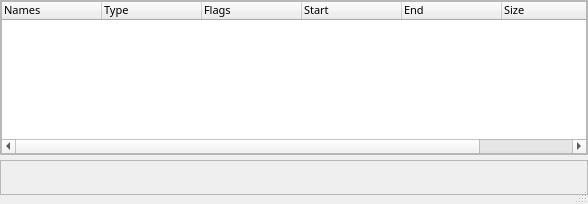
<?xml version="1.0" encoding="UTF-8"?>
<ui version="4.0">
 <author>Sirmabus</author>
 <class>SegSelectDialog</class>
 <widget class="QDialog" name="SegSelectDialog">
  <property name="windowModality">
   <enum>Qt::WindowModal</enum>
  </property>
  <property name="geometry">
   <rect>
    <x>0</x>
    <y>0</y>
    <width>588</width>
    <height>204</height>
   </rect>
  </property>
  <property name="sizePolicy">
   <sizepolicy hsizetype="Preferred" vsizetype="Preferred">
    <horstretch>0</horstretch>
    <verstretch>0</verstretch>
   </sizepolicy>
  </property>
  <property name="minimumSize">
   <size>
    <width>400</width>
    <height>120</height>
   </size>
  </property>
  <property name="sizeIncrement">
   <size>
    <width>0</width>
    <height>0</height>
   </size>
  </property>
  <property name="baseSize">
   <size>
    <width>0</width>
    <height>0</height>
   </size>
  </property>
  <property name="font">
   <font>
    <family>Tahoma</family>
   </font>
  </property>
  <property name="windowTitle">
   <string notr="true"/>
  </property>
  <property name="sizeGripEnabled">
   <bool>true</bool>
  </property>
  <property name="modal">
   <bool>true</bool>
  </property>
  <layout class="QVBoxLayout" name="verticalLayout">
   <property name="spacing">
    <number>5</number>
   </property>
   <property name="sizeConstraint">
    <enum>QLayout::SetDefaultConstraint</enum>
   </property>
   <property name="leftMargin">
    <number>0</number>
   </property>
   <property name="topMargin">
    <number>0</number>
   </property>
   <property name="rightMargin">
    <number>0</number>
   </property>
   <property name="bottomMargin">
    <number>9</number>
   </property>
   <item>
    <widget class="QFrame" name="topFrame">
     <property name="sizePolicy">
      <sizepolicy hsizetype="Expanding" vsizetype="Expanding">
       <horstretch>0</horstretch>
       <verstretch>0</verstretch>
      </sizepolicy>
     </property>
     <property name="frameShape">
      <enum>QFrame::StyledPanel</enum>
     </property>
     <property name="frameShadow">
      <enum>QFrame::Raised</enum>
     </property>
     <layout class="QHBoxLayout" name="horizontalLayout_2">
      <property name="spacing">
       <number>0</number>
      </property>
      <property name="leftMargin">
       <number>0</number>
      </property>
      <property name="topMargin">
       <number>0</number>
      </property>
      <property name="rightMargin">
       <number>0</number>
      </property>
      <property name="bottomMargin">
       <number>0</number>
      </property>
      <item>
       <widget class="QTableWidget" name="segmentTable">
        <property name="enabled">
         <bool>true</bool>
        </property>
        <property name="sizePolicy">
         <sizepolicy hsizetype="Expanding" vsizetype="Expanding">
          <horstretch>0</horstretch>
          <verstretch>0</verstretch>
         </sizepolicy>
        </property>
        <property name="maximumSize">
         <size>
          <width>16777215</width>
          <height>16777215</height>
         </size>
        </property>
        <property name="font">
         <font>
          <family>Noto Sans</family>
          <pointsize>8</pointsize>
         </font>
        </property>
        <property name="toolTip">
         <string notr="true">Check the segment(s) you want to process.</string>
        </property>
        <property name="frameShape">
         <enum>QFrame::StyledPanel</enum>
        </property>
        <property name="frameShadow">
         <enum>QFrame::Plain</enum>
        </property>
        <property name="midLineWidth">
         <number>0</number>
        </property>
        <property name="editTriggers">
         <set>QAbstractItemView::NoEditTriggers</set>
        </property>
        <property name="tabKeyNavigation">
         <bool>false</bool>
        </property>
        <property name="showDropIndicator" stdset="0">
         <bool>false</bool>
        </property>
        <property name="dragDropOverwriteMode">
         <bool>false</bool>
        </property>
        <property name="selectionMode">
         <enum>QAbstractItemView::SingleSelection</enum>
        </property>
        <property name="selectionBehavior">
         <enum>QAbstractItemView::SelectRows</enum>
        </property>
        <property name="textElideMode">
         <enum>Qt::ElideRight</enum>
        </property>
        <property name="showGrid">
         <bool>false</bool>
        </property>
        <property name="wordWrap">
         <bool>false</bool>
        </property>
        <attribute name="horizontalHeaderHighlightSections">
         <bool>false</bool>
        </attribute>
        <attribute name="verticalHeaderVisible">
         <bool>false</bool>
        </attribute>
        <attribute name="verticalHeaderHighlightSections">
         <bool>false</bool>
        </attribute>
        <column>
         <property name="text">
          <string notr="true">Names</string>
         </property>
         <property name="toolTip">
          <string notr="true"/>
         </property>
         <property name="font">
          <font>
           <stylestrategy>PreferAntialias</stylestrategy>
          </font>
         </property>
         <property name="textAlignment">
          <set>AlignJustify|AlignBottom</set>
         </property>
        </column>
        <column>
         <property name="text">
          <string notr="true">Type</string>
         </property>
         <property name="toolTip">
          <string notr="true"/>
         </property>
         <property name="font">
          <font>
           <stylestrategy>PreferAntialias</stylestrategy>
          </font>
         </property>
         <property name="textAlignment">
          <set>AlignJustify|AlignBottom</set>
         </property>
        </column>
        <column>
         <property name="text">
          <string notr="true">Flags</string>
         </property>
         <property name="toolTip">
          <string notr="true"/>
         </property>
         <property name="font">
          <font>
           <stylestrategy>PreferAntialias</stylestrategy>
          </font>
         </property>
         <property name="textAlignment">
          <set>AlignJustify|AlignBottom</set>
         </property>
        </column>
        <column>
         <property name="text">
          <string notr="true">Start</string>
         </property>
         <property name="toolTip">
          <string notr="true"/>
         </property>
         <property name="font">
          <font>
           <stylestrategy>PreferAntialias</stylestrategy>
          </font>
         </property>
         <property name="textAlignment">
          <set>AlignJustify|AlignBottom</set>
         </property>
        </column>
        <column>
         <property name="text">
          <string notr="true">End</string>
         </property>
         <property name="toolTip">
          <string notr="true"/>
         </property>
         <property name="font">
          <font>
           <stylestrategy>PreferAntialias</stylestrategy>
          </font>
         </property>
         <property name="textAlignment">
          <set>AlignJustify|AlignBottom</set>
         </property>
        </column>
        <column>
         <property name="text">
          <string notr="true">Size</string>
         </property>
         <property name="toolTip">
          <string notr="true"/>
         </property>
         <property name="font">
          <font>
           <stylestrategy>PreferAntialias</stylestrategy>
          </font>
         </property>
         <property name="textAlignment">
          <set>AlignJustify|AlignBottom</set>
         </property>
        </column>
       </widget>
      </item>
     </layout>
    </widget>
   </item>
   <item>
    <widget class="QFrame" name="bottomFrame">
     <property name="sizePolicy">
      <sizepolicy hsizetype="Preferred" vsizetype="Fixed">
       <horstretch>0</horstretch>
       <verstretch>0</verstretch>
      </sizepolicy>
     </property>
     <property name="frameShape">
      <enum>QFrame::StyledPanel</enum>
     </property>
     <property name="frameShadow">
      <enum>QFrame::Raised</enum>
     </property>
     <layout class="QHBoxLayout" name="horizontalLayout">
      <property name="spacing">
       <number>0</number>
      </property>
      <property name="leftMargin">
       <number>0</number>
      </property>
      <property name="topMargin">
       <number>4</number>
      </property>
      <property name="rightMargin">
       <number>5</number>
      </property>
      <property name="bottomMargin">
       <number>3</number>
      </property>
      <item>
       <spacer name="horizontalSpacer">
        <property name="orientation">
         <enum>Qt::Horizontal</enum>
        </property>
        <property name="sizeHint" stdset="0">
         <size>
          <width>40</width>
          <height>20</height>
         </size>
        </property>
       </spacer>
      </item>
      <item>
       <widget class="QDialogButtonBox" name="buttonBox">
        <property name="sizePolicy">
         <sizepolicy hsizetype="Fixed" vsizetype="Expanding">
          <horstretch>0</horstretch>
          <verstretch>0</verstretch>
         </sizepolicy>
        </property>
        <property name="minimumSize">
         <size>
          <width>0</width>
          <height>26</height>
         </size>
        </property>
        <property name="maximumSize">
         <size>
          <width>16777215</width>
          <height>26</height>
         </size>
        </property>
        <property name="font">
         <font>
          <family>Noto Sans</family>
          <pointsize>10</pointsize>
         </font>
        </property>
        <property name="orientation">
         <enum>Qt::Horizontal</enum>
        </property>
        <property name="standardButtons">
         <set>QDialogButtonBox::NoButton</set>
        </property>
        <property name="centerButtons">
         <bool>false</bool>
        </property>
       </widget>
      </item>
     </layout>
    </widget>
   </item>
  </layout>
 </widget>
 <resources/>
 <connections>
  <connection>
   <sender>buttonBox</sender>
   <signal>accepted()</signal>
   <receiver>SegSelectDialog</receiver>
   <slot>accept()</slot>
   <hints>
    <hint type="sourcelabel">
     <x>449</x>
     <y>182</y>
    </hint>
    <hint type="destinationlabel">
     <x>391</x>
     <y>203</y>
    </hint>
   </hints>
  </connection>
  <connection>
   <sender>buttonBox</sender>
   <signal>rejected()</signal>
   <receiver>SegSelectDialog</receiver>
   <slot>reject()</slot>
   <hints>
    <hint type="sourcelabel">
     <x>546</x>
     <y>180</y>
    </hint>
    <hint type="destinationlabel">
     <x>501</x>
     <y>203</y>
    </hint>
   </hints>
  </connection>
 </connections>
 <slots>
  <slot>onDoubleClickRow()</slot>
 </slots>
</ui>
